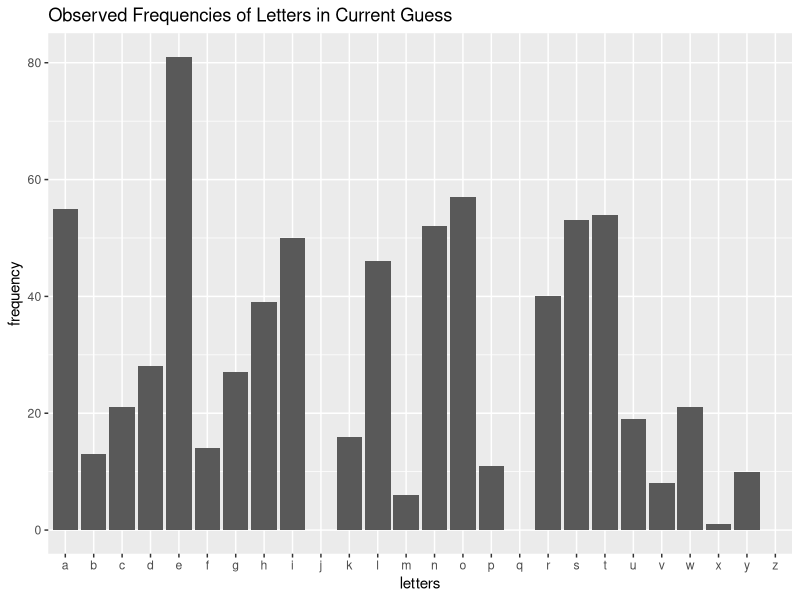
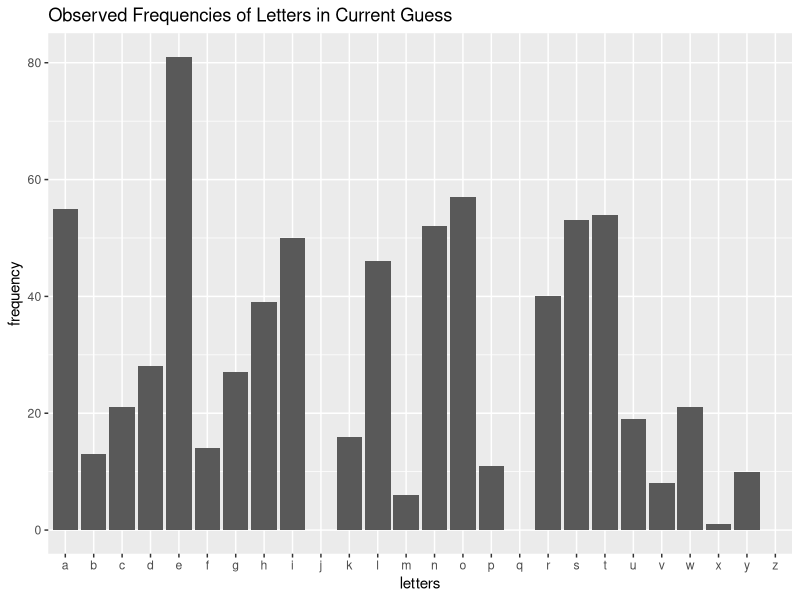

R code for these plots, in order:
# Numerical Analysis on Caesar Cipher Guesses

setwd("/Users/dhivyachari/caesar_cipher")
library(ggplot2)
letters = c('a', 'b', 'c', 'd', 'e', 'f',
           'g', 'h', 'i', 'j', 'k', 'l', 
           'm', 'n', 'o', 'p', 'q', 'r',
           's', 't', 'u', 'v', 'w', 'x',
           'y', 'z')

## Importing observed frequency data on guess (letters count csv file)
observed_df = data.frame(letter = letters, frequency = 0)
counts_df = read.csv("lettercounts.csv")
observed_df["frequency"] = counts_df$Counts
num_letters = sum(observed_df$frequency)

ggplot(observed_df, aes(x=letters, y=frequency)) + 
  geom_bar(stat = "identity") + ggtitle("Observed Frequencies of Letters in Current Guess")
ggsave("observed_freq_on_guess.png")

## Creating dataset for expected percent frequencies
expected_pct_df <- data.frame (
  Letters = c('a', 'b', 'c', 'd', 'e', 'f', 
              'g', 'h', 'i', 'j', 'k', 'l', 
              'm', 'n', 'o', 'p', 'q', 'r',
              's', 't', 'u', 'v', 'w', 'x',
              'y', 'z'),
  Frequency = c(8.2, 1.5, 2.8, 4.3, 12.7, 
                2.2, 2.0, 6.1, 7.0, 0.15,
                0.77, 4, 2.4, 6.7, 7.5,
                1.9, .095, 6, 6.3, 9.1, 
                2.8, 0.98, 2.4, 0.15, 2.0, .074)
)

### finding frequencies as percentages
expected_pct_df$Frequency = expected_pct_df$Frequency/100
expected_pct = expected_pct_df$Frequency
observed_pct = observed_df$frequency/num_letters

## chi sq test
diff_percent_df = data.frame(diff = (observed_pct-expected_pct)^2)
diff_percent_df$diff = diff_percent_df$diff/expected_pct
chi_sq_val = sum(diff_percent_df$diff)